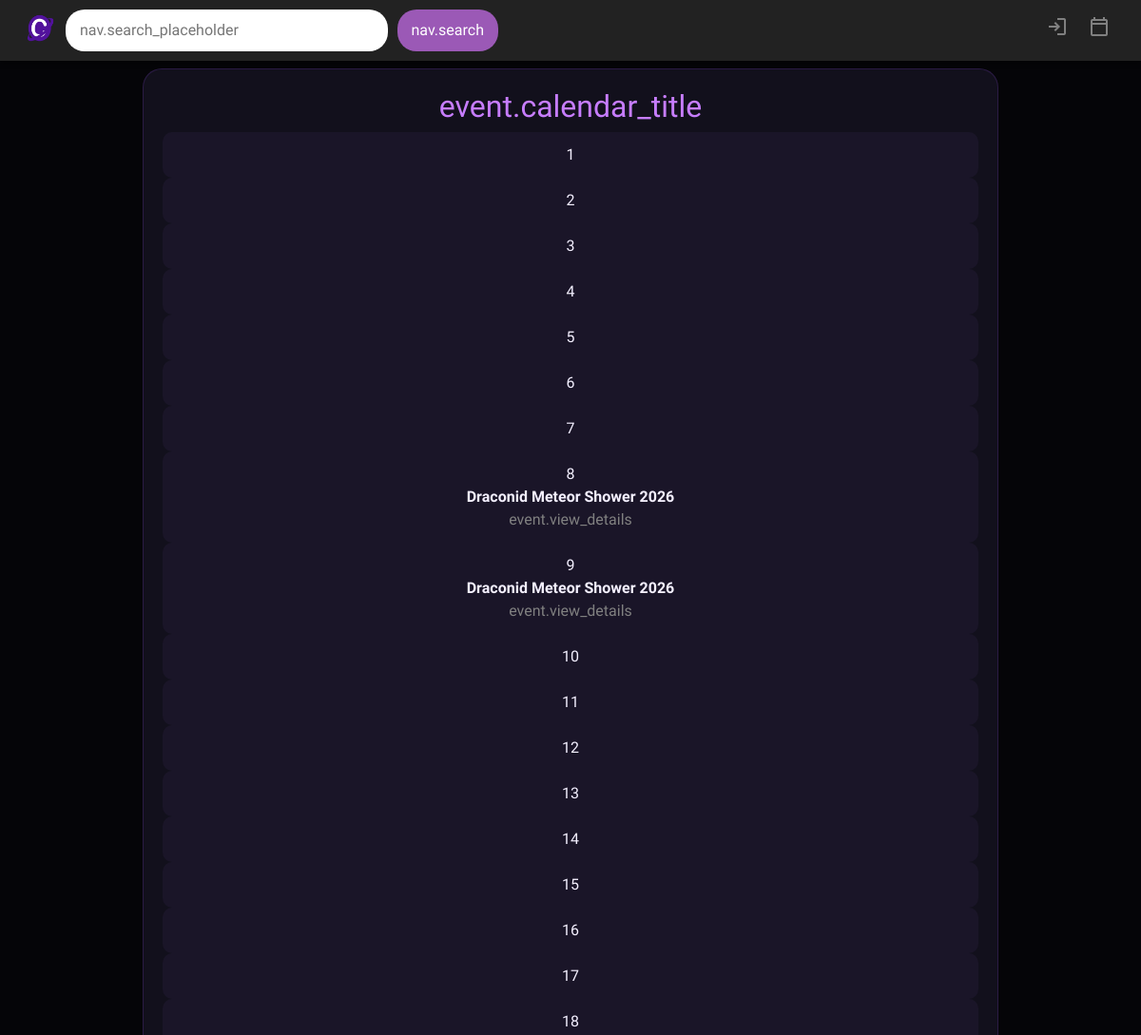
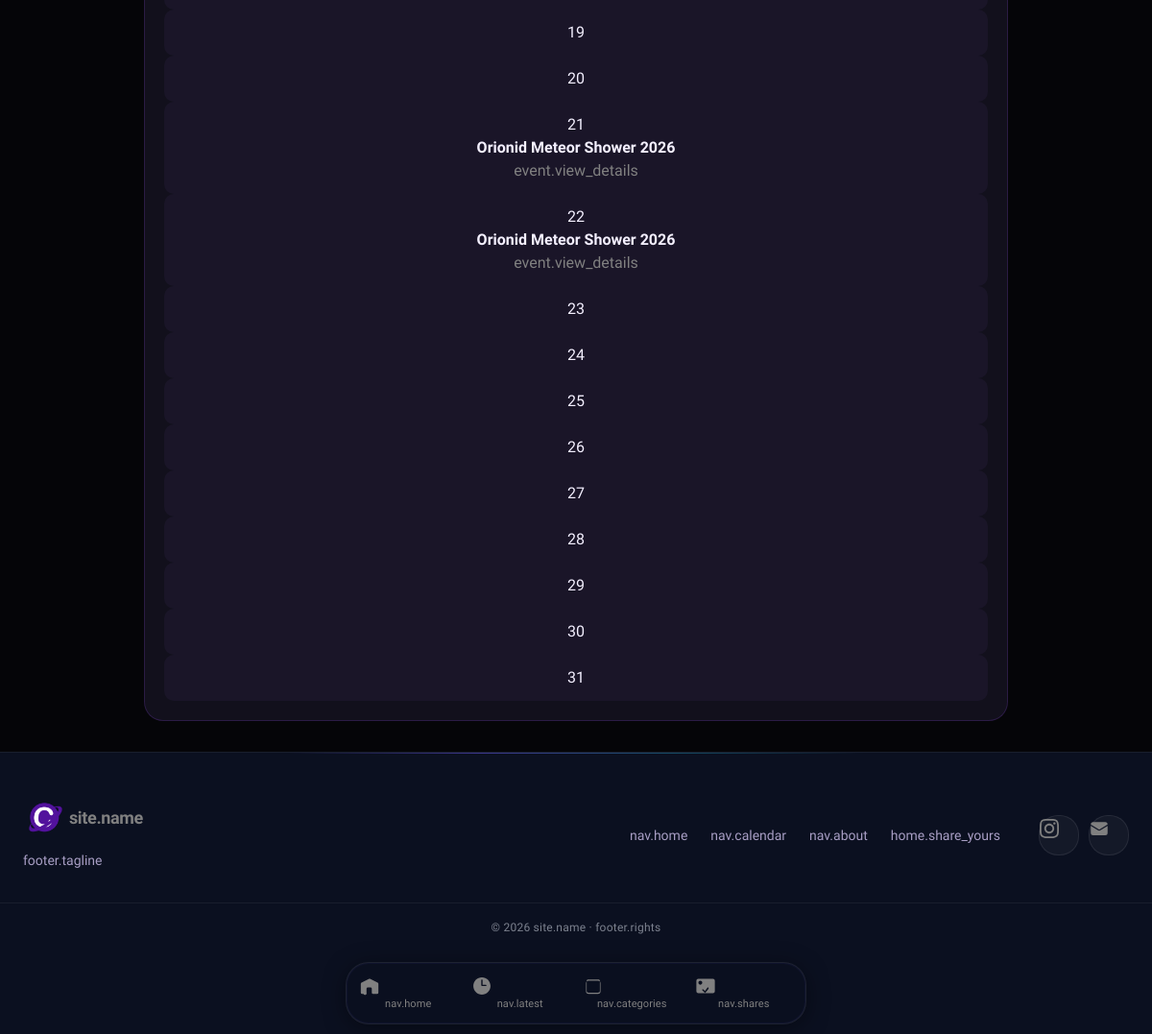
/calendar.php, run on the app's committed database (2 pictures, top to bottom).
### tables this page shows
CREATE TABLE `astronomical_events` (
  `id` INT UNSIGNED NOT NULL AUTO_INCREMENT,
  `event_title` VARCHAR(255) NOT NULL,
  `event_description` TEXT,
  `event_image` VARCHAR(500) DEFAULT NULL,
  `event_date` DATE NOT NULL,
  `event_end` DATE DEFAULT NULL,
  `status` VARCHAR(20) NOT NULL DEFAULT 'Coming',
  `best_viewing_method` VARCHAR(50) DEFAULT NULL,
  `light_pollution_viewability` VARCHAR(20) DEFAULT NULL,
  `best_viewing_location` VARCHAR(255) DEFAULT NULL,
  PRIMARY KEY (`id`),
  KEY `idx_event_date` (`event_date`),
  KEY `idx_status` (`status`)
);

### includes/i18n.php (called while the page is built, shortened)
<?php
function t(string $key): string
{
    return $GLOBALS['translations'][$key] ?? $key;
}

### includes/helpers.php (called while the page is built, shortened)
<?php
function e(string $value): string
{
    return htmlspecialchars($value, ENT_QUOTES, 'UTF-8');
}

### calendar.php (the view, shortened to what this page needs)
<?php
include 'db-conn.php';
$query = "SELECT id, event_title, event_image, event_date, event_end, status FROM astronomical_events";
$result = $conn->query($query);
$events = $result ? $result->fetch_all(MYSQLI_ASSOC) : [];
include __DIR__ . '/includes/layout-start.php';
?>
<div class="calendar">
    <h2><?= e(t('event.calendar_title')) ?></h2>
    <div class="days">
        <?php
        $currentYear = date('Y');
        $currentMonth = date('m');
        $daysInMonth = cal_days_in_month(CAL_GREGORIAN, (int) $currentMonth, (int) $currentYear);
        for ($day = 1; $day <= $daysInMonth; $day++) {
            $dayFormatted = sprintf('%02d', $day);
            $date = "$currentYear-$currentMonth-$dayFormatted";
            $eventClass = '';
            $eventInfo = '';
            foreach ($events as $event) {
                if ($date >= $event['event_date'] && $date <= $event['event_end']) {
                    $eventClass = ($event['status'] === 'Coming') ? 'event-coming' : 'event-ended';
                    $eventInfo = '<strong>' . e($event['event_title']) . '</strong><br><a href="event-details.php?id=' . (int) $event['id'] . '">' . e(t('event.view_details')) . '</a>';
                    break;
                }
            }
            echo "<div class='day $eventClass'><span>$day</span><div class='event-details'>$eventInfo</div></div>";
        }
        ?>
    </div>
</div>
<?php include __DIR__ . '/includes/layout-end.php'; ?>

### assets/css/stylev0.03.css (style rules this page uses)
:root { --first-color: hsl(0, 0%, 0%); --second-color: hsl(268, 79%, 34%); --third-color: hsl(0, 1%, 15%); --fourth-color: hsl(282, 100%, 39%); }
html { width: 100%; }
body { font-family: "Changa", sans-serif; background-color: #121212; background-image: url('https://www.transparenttextures.com/patterns/stardust.png'); color: #fff; }
a:link { color: gray; text-decoration: none; display: inline-block; }

### assets/css/theme.css (style rules this page uses)
:root { --cosmic-bg: #050508; --cosmic-surface: #12101c; --cosmic-surface-2: #1a1528; --cosmic-purple: #9b4dff; --cosmic-purple-deep: #6a11cb; --cosmic-purple-glow: rgba(155, 77, 255, 0.35); --cosmic-violet: #c77dff; --cosmic-text: #f4f0ff; --cosmic-muted: #a89ec4; --cosmic-border: rgba(155, 77, 255, 0.18); --cosmic-radius: 20px; --cosmic-radius-sm: 14px; --section-gap: clamp(4rem, 8vw, 7rem); --safe-top: env(safe-area-inset-top, 0px); --safe-bottom: env(safe-area-inset-bottom, 0px); --safe-left: env(safe-area-inset-left, 0px); --safe-right: env(safe-area-inset-right, 0px); --page-inline: clamp(16px, 4vw, 24px); --header-bar-height: 56px; --header-total: calc(var(--header-bar-height) + var(--safe-top)); --bottom-nav-height: 62px; --bottom-nav-total: calc(var(--bottom-nav-height) + 20px + var(--safe-bottom)); --content-offset-bottom: var(--bottom-nav-total); }
body.has-bottom-nav { padding-bottom: 0; }
body.inner-page, body.profile-page { background: var(--cosmic-bg, #050508); color: var(--cosmic-text, #f4f0ff); }
.calendar-page .calendar { max-width: 900px; margin: calc(var(--header-total) + 16px) auto 2rem; background: var(--cosmic-surface); border: 1px solid var(--cosmic-border); border-radius: var(--cosmic-radius); padding: 20px; }
.calendar-page .calendar h2 { color: var(--cosmic-violet); text-align: center; }
.calendar-page .day { background: var(--cosmic-surface-2); border-radius: 10px; padding: 12px; text-align: center; cursor: pointer; transition: transform 0.2s ease, background 0.2s ease; }

### data on the page
astronomical_events: event_title "Draconid Meteor Shower 2026"
astronomical_events: event_title "Orionid Meteor Shower 2026"

### other printed values
t('nav.search') "nav.search"
$item['label'] "nav.home"
$item['label'] "nav.latest"
$item['label'] "nav.categories"
$item['label'] "nav.shares"
t('event.calendar_title') "event.calendar_title"
t('site.name') "site.name"
t('footer.tagline') "footer.tagline"
t('nav.home') "nav.home"
t('nav.calendar') "nav.calendar"
t('nav.about') "nav.about"
t('home.share_yours') "home.share_yours"
t('footer.rights') "footer.rights"
